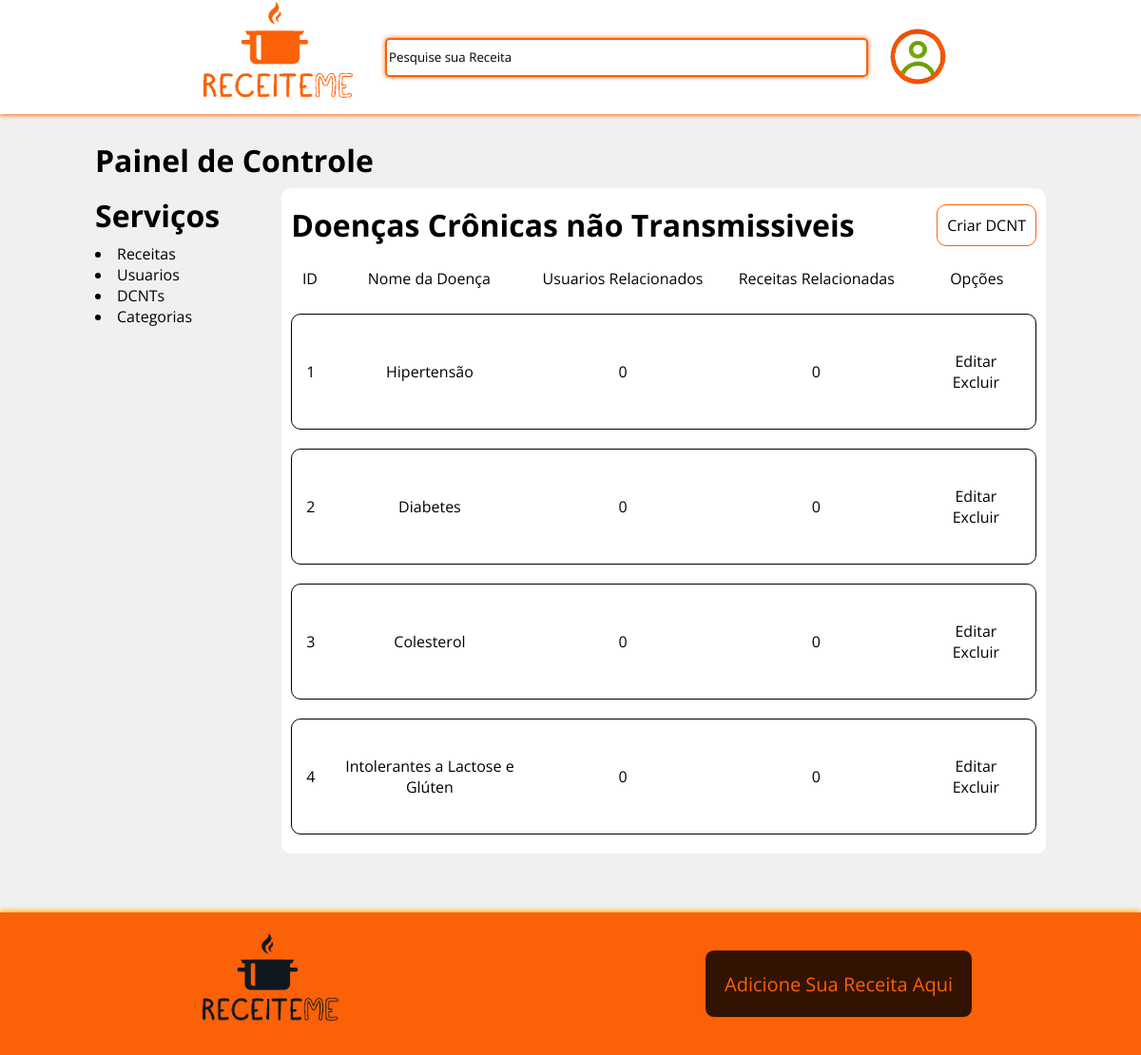
Page /dashboard/dashboardDCNT.php (signed in) on the committed database.
### tables this page shows
CREATE TABLE Doenca_Cronica(
    idDoenca int(11) PRIMARY KEY AUTO_INCREMENT NOT NULL,
    nomeDoenca varchar(50) NOT NULL
);

### dashboard/dashboardDCNT.php (the view, shortened to what this page needs)
<?php
require "../assets/conexao.php";
$comandoDadosDCNT = mysqli_query($conexao, "
SELECT dc.idDoenca, dc.nomeDoenca,
       COUNT(DISTINCT ud.idUsuario) AS quantidade_usuarios,
       COUNT(DISTINCT rd.idReceita) AS quantidade_receitas
FROM Doenca_Cronica dc
LEFT JOIN Usuario_DoencaCronica ud ON dc.idDoenca = ud.idDoenca
LEFT JOIN Receita_DoencaCronica rd ON dc.idDoenca = rd.idDoenca
GROUP BY dc.idDoenca, dc.nomeDoenca;
");
?>
<!DOCTYPE html>
<html lang="pt-br">
<head>
    <link href="dashboard.css" rel="stylesheet">
    <link href="dashboardDCNT.css" rel="stylesheet">
    <link href="../fullsite.css" rel="stylesheet">
    <link href="header_footer.css" rel="stylesheet">
</head>
<body>
    <?php
    require "./header.php";
    ?>
    <main>
        <div id="conteudo">
            <h1>Painel de Controle</h1>
            <div id="linha">
                <div id="coluna_esquerda">
                    <h1>Serviços</h1>
                    <li><a href="dashboardReceita.php">Receitas</a></li>
                    <li><a href="dashboardUsuario.php">Usuarios</a></li>
                    <li><a href="dashboardDCNT.php">DCNTs</a></li>
                    <li><a href="dashboardCategoria.php">Categorias</a></li>
                </div>
                <div id="coluna_direita">
                    <div id="titulo">
                        <h1>Doenças Crônicas não Transmissiveis</h1>
                        <a href="criarDCNT.php?"><span>Criar DCNT</span></a>
                    </div>
                    <div class="cabecalho">
                        <div class="idDoenca">
                            <p>ID</p>
                        </div>
                        <div class="NomeDoenca">
                            <p>Nome da Doença</p>
                        </div>
                        <div class="QuantidadeUsuario">
                            <p>Usuarios Relacionados</p>
                        </div>
                        <div class="QuantidadeReceitas">
                            <p>Receitas Relacionadas</p>
                        </div>
                        <div class="OpcoesDCNTs">
                            <p>Opções</p>
                        </div>
                        <?php while ($DCNTs = mysqli_fetch_assoc($comandoDadosDCNT)) : ?>
                            <div class="conteudo">
                                <div class="idDoenca">
                                    <p><?= $DCNTs['idDoenca'] ?></p>
                                </div>
                                <div class="NomeDoenca">
                                    <p><?= $DCNTs['nomeDoenca'] ?></p>
                                </div>
                                <div class="QuantidadeUsuarios">
                                    <p><?= $DCNTs['quantidade_usuarios'] ?></p>
                                </div>
                                <div class="QuantidadeReceitas">
                                    <p><?= $DCNTs['quantidade_receitas'] ?></p>
                                </div>
                                <div class="OpcoesDCNTs">
                                    <a href="editarDCNT.php?id=<?=$DCNTs['idDoenca']?>">Editar</a>
                                    <a href="dashboardDCNT.php?apagarDCNT=<?= $DCNTs['idDoenca'] ?>">Excluir</a>
                                </div>
                            </div>
                        <?php endwhile; ?>
                    </div>
                </div>
            </div>
        </div>
    </main>
    <?php
    require "footer.php";
    ?>
</body>
</html>

### dashboard/header.php (shortened to what this page needs)
<header id="menu-principal">
    <div id="logo">
        <a href="../index.php">
            <img src="../images/site/logoSiteOrange.png" height="130px" width="220px" alt="LogoReceiteMe">
        </a>
    </div>
    <div id="DivPesquisa">
        <form action="../index.php?src=<?php if (isset($_GET['search'])) {
                                            echo ($_GET['search']);
                                        } else {
                                        } ?>" method="get">
            <input type="text" id="Pesquisa" name="search" placeholder="Pesquise sua Receita">
        </form>
    </div>
    <div id="BoxDireita">
        <?php if (isset($_SESSION['logado'])) : ?>
            <div class="DivItensDireita" id="minhaAcc">
                <a href="../contaUsuario.php?">
                    <div class="DivItensDireita" id="usuario">
                        <img class="imgMenuDireita" src="../images/site/Usuario.png" alt="User">
                    </div>
            </div>
    </div>
<?php endif; ?>
</header>

### dashboard/footer.php
<footer>
    <div id="logo">
        <a href="../index.php">
            <img src="../images/site/logoSite.png" height="120px" width="200px" alt="LogoArabella">
        </a>
    </div>
    <a id="btnAdicionarProduto" href="./dashboard/criarReceita.php">Adicione Sua Receita Aqui</a>
</footer>

### dashboard/dashboard.css (style rules this page uses)
main { display: flex; justify-content: center; z-index: 0; }
div#conteudo { max-width: 1000px; width: 100%; height: auto; min-height: 100vh; padding: 20px 20px 0px 20px; z-index: 1; }
div#conteudo div#linha { display: flex; }
div#conteudo h1 { line-height: 15px; }
div#coluna_esquerda { width: 18%; height: 300px; }
div#coluna_direita { margin-left: 2%; width: 80%; height: auto; background-color: white; border-radius: 10px; padding: 10px; text-align: center; }
div#coluna_direita div#titulo { display: flex; align-items: center; justify-content: space-between; }
div#coluna_direita div#titulo span { padding: 10px; border: 1px solid #FB6107; border-radius: 10px; }

### dashboard/dashboardDCNT.css (style rules this page uses)
div.cabecalho { width: 100%; flex-wrap: wrap; display: flex; align-items: center; justify-content: flex-start; gap: 1%; text-align: center; }
div.cabecalho div.idDoenca { width: 5%; }
div.cabecalho div.NomeDoenca { width: 25%; }
div.cabecalho div.QuantidadeUsuario { width: 25%; }
div.cabecalho div.QuantidadeReceitas { width: 25%; word-wrap: break-word; height: auto; }
div.cabecalho div.OpcoesDCNTs { width: 16%; }
div.conteudo { width: 100%; min-height: 100px; flex-wrap: wrap; display: flex; align-items: center; justify-content: flex-start; gap: 1%; border: 1px solid black; border-radius: 10px; padding: 10px 0px; margin: 10px 0px; text-align: center; }
div.conteudo div.idDoenca { width: 5%; }
div.conteudo div.NomeDoenca { width: 25%; }
div.conteudo div.QuantidadeUsuarios { width: 25%; }
div.conteudo div.QuantidadeReceitas { width: 25%; word-wrap: break-word; height: auto; }
div.conteudo div.OpcoesDCNTs { width: 16%; display: flex; flex-direction: column; }

### fullsite.css (style rules this page uses)
body { margin: 0 auto; font-family: 'Open Sans', sans-serif; width: 100%; height: 100%; display: flex; flex-direction: column; min-height:100vh; background-color: rgba(240, 240, 240, 1); }
a { text-decoration: none; color: inherit; }

### dashboard/header_footer.css (style rules this page uses)
#menu-principal { height: 120px; max-height: 120px; width: 100%; max-width: none; background-color: white; display: flex; justify-content: center; align-items: center; box-shadow: 0px 1px 5px #FB6107; z-index: 2; }
#logo { margin-top: 5px; margin-right: 5px; display: flex; }
#Pesquisa { border: 2px #FB6107 solid; width: 500px; height: 35px; background-color: white; color: #000; box-shadow: 0px 0px 5px #FB6107; border-radius: 5px; }
#Pesquisa::placeholder { color:#000; font-family: 'Open Sans', sans-serif; }
#BoxDireita { display: flex; margin-left: 5px; margin-right: 5px; }
.DivItensDireita { margin-left: 5px; margin-right: 5px; border-radius: 100%; height: 70px; position: relative; align-self: center; justify-content: flex-start; }
.imgMenuDireita { height: 70px; }
footer { margin-top: 20px; display: flex; height: 150px; width: 100%; align-items: center; justify-content: space-around; background-color: #FB6107; box-shadow: 0px -2px 5px #ffb418; text-align: left; }
footer #logo { margin-left: 5px; }
#btnAdicionarProduto { display: flex; align-items: center; height: 50px; font-size: 20px; background-color: rgba(0, 0, 0, 0.8); color: #FB6107; border: none; cursor: pointer; padding: 10px 20px; border: 1px solid #FB6107; border-radius: 10px; }

### rows in the picture
doenca_cronica: idDoenca "1", nomeDoenca "Hipertensão", quantidade_usuarios "0", quantidade_receitas "0"
doenca_cronica: idDoenca "2", nomeDoenca "Diabetes", quantidade_usuarios "0", quantidade_receitas "0"
doenca_cronica: idDoenca "3", nomeDoenca "Colesterol", quantidade_usuarios "0", quantidade_receitas "0"
doenca_cronica: idDoenca "4", nomeDoenca "Intolerantes a Lactose e Glúten", quantidade_usuarios "0", quantidade_receitas "0"
